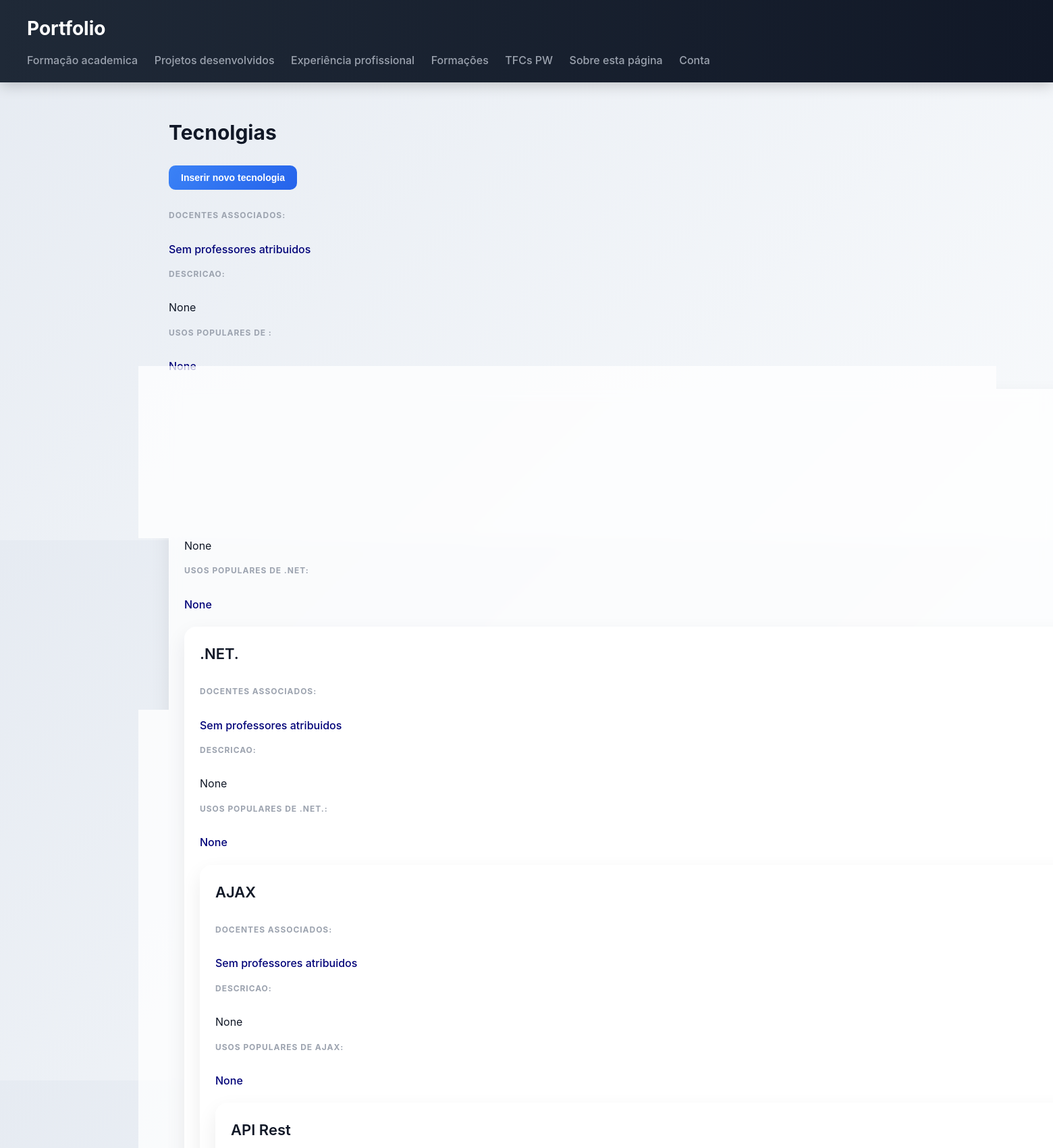
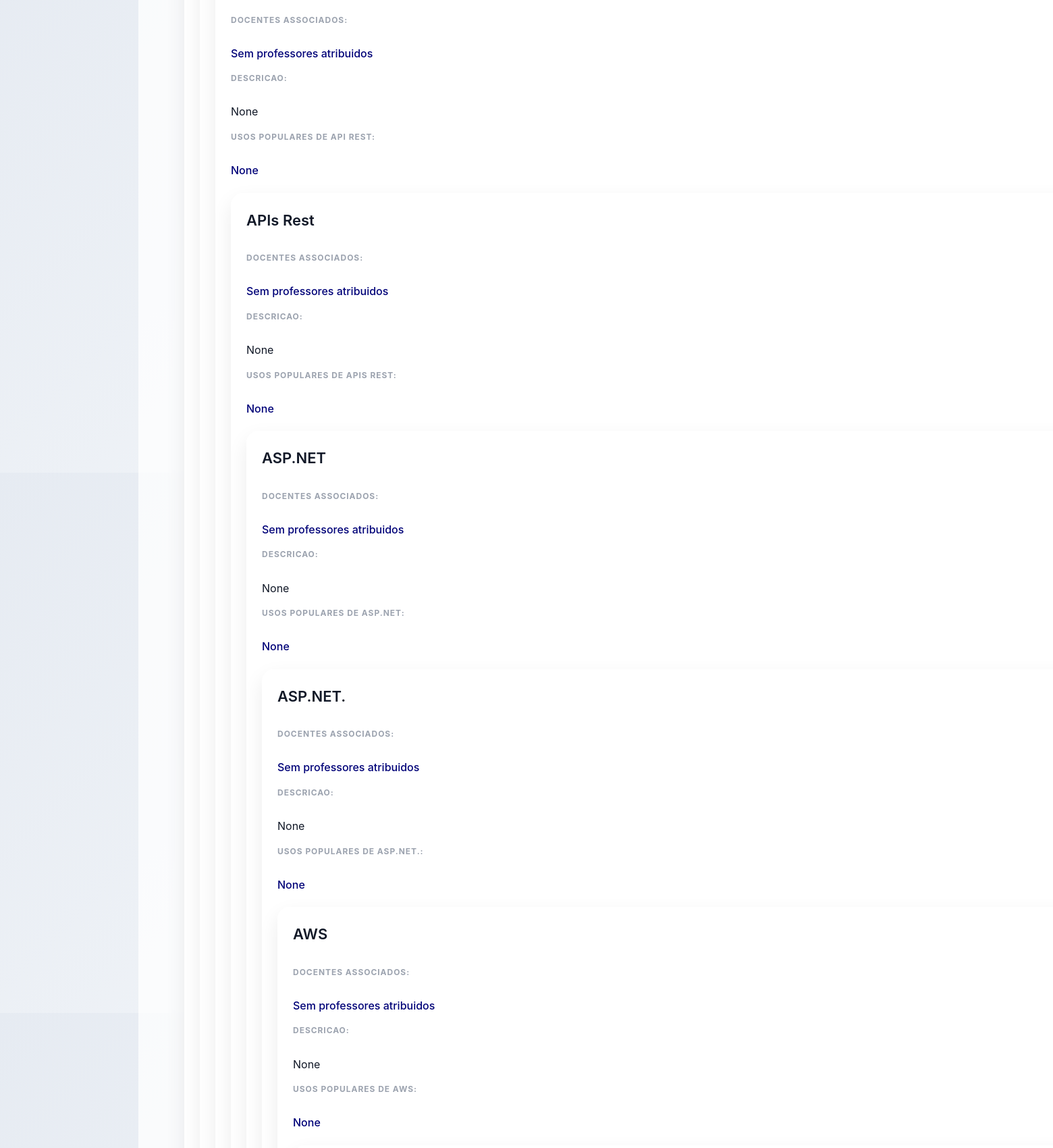
Screenshot of /tecnologias/ (upper part) with the database file from the repository (2 pictures, top to bottom).
### portfolio/models.py (models this page shows, shortened)
class Tecnologia (models.Model):
    nome = models.CharField(max_length=100, null=False, blank=False)
    descricao =  models.CharField(max_length=200, null = True)
    exemplos_uso =  models.CharField(max_length=200, null=True)
    docente = models.ManyToManyField(Docente, blank=True)
    logo = models.ImageField(upload_to='logos/', null=True,  blank=True)
    class Meta:
        ordering = ['nome']

### portfolio/views.py (the view)
# urls.py: path("tecnologias/", views.tecnologias_view, name='tecnologias'),
def tecnologias_view(request):
    tecnologias = Tecnologia.objects.all()
    return render(request, 'portfolio/tecnologias.html', {'tecnologias': tecnologias})

### portfolio/templates/portfolio/tecnologias.html (shortened to what this page needs)
{% extends "portfolio/base.html" %}
{% block content %}
<h2>Tecnolgias</h2>
    <a href="{% url 'nova_tecnologia' %}">
        <button>Inserir novo tecnologia</button>
    </a>
    {% for tecnologia in tecnologias %}
    <article>
        <header>
            <h3>{{ tecnologia.nome }}</h3>
        </header>
        <section>
            <h4>Docentes associados:</h4>
            {% for docente in tecnologia.docentes.all %}
            <ul>
                <a href="{% url 'docente' docente.id %}">{{docente}}</a>
            </ul>
            {% empty %}
            <a>Sem professores atribuidos</a>
            {%endfor%}
        </section>
        <section>
            <h4>Descricao:</h4>
            <p>{{tecnologia.descricao}}</p>
        </section>
        <section>
            <h4>Usos populares de {{tecnologia.nome}}:</h4>
            <a>{{tecnologia.exemplos_uso}}</a>
            {% empty %}
            <a>Sem professores atribuidos</a>
        </section>
    </article>
    {%endfor%}
{% endblock %}

### portfolio/static/portfolio/styles.css (style rules this page uses)
* { box-sizing: border-box; margin: 0; padding: 0; }
body { font-family: "Inter", "Segoe UI", system-ui, -apple-system, sans-serif; background: linear-gradient(135deg, #e6ebf2, #f8fafc); color: #111827; line-height: 1.6; }
h2 { margin-bottom: 25px; font-size: 30px; font-weight: 700; }
section { display: grid; gap: 20px; }
section > article { background: rgba(255,255,255,0.75); backdrop-filter: blur(8px); padding: 22px; border-radius: 18px; border: 1px solid rgba(255,255,255,0.4); box-shadow: 0 12px 30px rgba(0,0,0,0.08); transition: all 0.3s ease; }
article > header h3 { font-size: 22px; font-weight: 600; margin-bottom: 6px; }
article > section { margin-top: 14px; }
article > section > h4 { font-size: 12px; text-transform: uppercase; color: #9ca3af; margin-bottom: 8px; letter-spacing: 0.08em; }
a { color: #000278; text-decoration: none; font-weight: 500; }
button { background: linear-gradient(135deg, #3b82f6, #2563eb); color: white; border: none; padding: 10px 18px; border-radius: 10px; font-size: 14px; font-weight: 600; cursor: pointer; transition: 0.2s; }

### rows the page displays
Tecnologia: descricao "None", exemplos_uso "None"
Tecnologia: descricao "None", nome ".NET", exemplos_uso "None"
Tecnologia: nome ".NET.", descricao "None", exemplos_uso "None"
Tecnologia: nome "AJAX", descricao "None", exemplos_uso "None"
Tecnologia: nome "API Rest", descricao "None", nome "API REST", exemplos_uso "None"
Tecnologia: nome "APIs Rest", descricao "None", nome "APIS REST", exemplos_uso "None"
Tecnologia: nome "ASP.NET", descricao "None", exemplos_uso "None"
Tecnologia: nome "ASP.NET.", descricao "None", exemplos_uso "None"
Tecnologia: nome "AWS", descricao "None", exemplos_uso "None"
